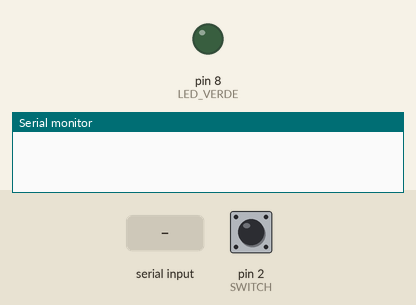
This sketch was run on a simulated Arduino Uno, built with avr-gcc and run on an emulated ATmega328P. Parts: output pins drawn as LEDs (lit = HIGH), the last lines printed to the serial monitor. The inputs (shaded band) are chosen by the test bench; at power-on: pin 2 (SWITCH) HIGH.

Above: at 1.2 s.
1.3 s: pin 2 (SWITCH) pulled LOW for 0.15 s
At 2.0 s:
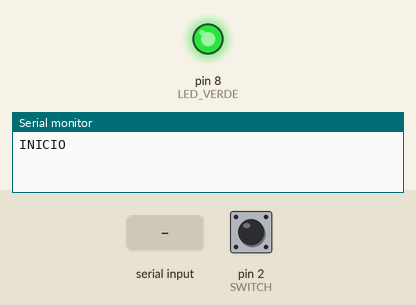
2.9 s: "FIN\n" received over Serial
At 4.1 s:
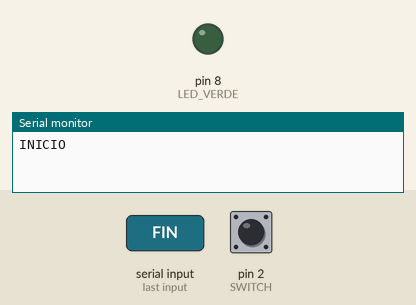
4.4 s: pin 2 (SWITCH) pulled LOW for 1 s
At 5.6 s:
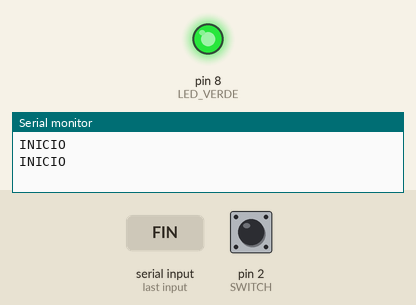
Timing chart, 0 to 7.4 s (numbered marks = the images above; inputs shaded):
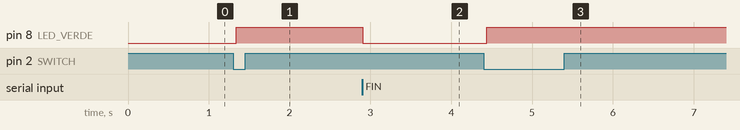

Measured:
- after the input at 1.3 s, pin 8 (LED_VERDE): LOW → HIGH at once
- after the input at 2.9 s, pin 8 (LED_VERDE): HIGH → LOW at once
- after the input at 4.4 s, pin 8 (LED_VERDE): LOW → HIGH at once

The sketch:

encuesta.ino
```cpp
const int SWITCH = 2;
const int LED_VERDE = 8;

const unsigned long REBOTE = 40;

int lecturaAnterior;
int estadoSwitch;

unsigned long ultimoCambio = 0;

bool encuestaActiva = false;
bool esperarApagado = false;

String comando = "";

void setup() {

  pinMode(SWITCH, INPUT_PULLUP);
  pinMode(LED_VERDE, OUTPUT);

  digitalWrite(LED_VERDE, LOW);

  Serial.begin(9600);

  lecturaAnterior = digitalRead(SWITCH);
  estadoSwitch = lecturaAnterior;

  if (estadoSwitch == LOW) {
    esperarApagado = true;
  }
}

void loop() {

  while (Serial.available() > 0) {

    char caracter = Serial.read();

    if (caracter == '\n') {

      comando.trim();

      if (comando == "FIN" && encuestaActiva) {

        encuestaActiva = false;

        digitalWrite(LED_VERDE, LOW);

        esperarApagado = (estadoSwitch == LOW);
      }

      comando = "";

    } else if (caracter != '\r') {

      comando += caracter;
    }
  }

  int lectura = digitalRead(SWITCH);

  if (lectura != lecturaAnterior) {

    lecturaAnterior = lectura;
    ultimoCambio = millis();
  }

  if (millis() - ultimoCambio >= REBOTE) {

    if (lectura != estadoSwitch) {

      estadoSwitch = lectura;

      if (estadoSwitch == HIGH) {

        esperarApagado = false;

      } else if (
        estadoSwitch == LOW &&
        !encuestaActiva &&
        !esperarApagado
      ) {

        encuestaActiva = true;

        digitalWrite(LED_VERDE, HIGH);

        Serial.println("INICIO");
      }
    }
  }
}
```
